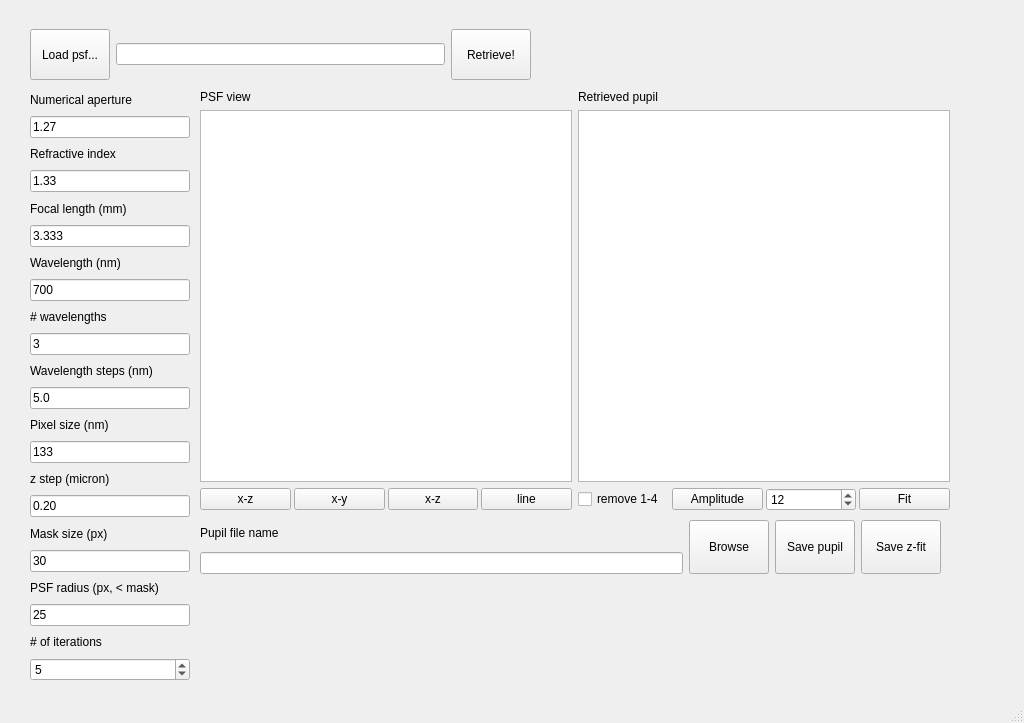
<?xml version="1.0" encoding="UTF-8"?>
<ui version="4.0">
 <class>Form</class>
 <widget class="QMainWindow" name="Form">
  <property name="geometry">
   <rect>
    <x>0</x>
    <y>0</y>
    <width>1024</width>
    <height>723</height>
   </rect>
  </property>
  <property name="windowTitle">
   <string>Phase Retrieval</string>
  </property>
  <widget class="QWidget" name="centralwidget">
   <widget class="QWidget" name="verticalLayoutWidget">
    <property name="geometry">
     <rect>
      <x>30</x>
      <y>90</y>
      <width>160</width>
      <height>591</height>
     </rect>
    </property>
    <layout class="QVBoxLayout" name="verticalLayout_syspara">
     <item>
      <widget class="QLabel" name="label_NA">
       <property name="text">
        <string>Numerical aperture</string>
       </property>
      </widget>
     </item>
     <item>
      <widget class="QLineEdit" name="lineEdit_NA">
       <property name="text">
        <string>1.27</string>
       </property>
      </widget>
     </item>
     <item>
      <widget class="QLabel" name="label_nfrac">
       <property name="text">
        <string>Refractive index</string>
       </property>
      </widget>
     </item>
     <item>
      <widget class="QLineEdit" name="lineEdit_nfrac">
       <property name="text">
        <string>1.33</string>
       </property>
      </widget>
     </item>
     <item>
      <widget class="QLabel" name="label_objfl">
       <property name="text">
        <string>Focal length (mm)</string>
       </property>
      </widget>
     </item>
     <item>
      <widget class="QLineEdit" name="lineEdit_objfl">
       <property name="text">
        <string>3.333</string>
       </property>
      </widget>
     </item>
     <item>
      <widget class="QLabel" name="label_wlc">
       <property name="text">
        <string>Wavelength (nm)</string>
       </property>
      </widget>
     </item>
     <item>
      <widget class="QLineEdit" name="lineEdit_wlc">
       <property name="text">
        <string>700</string>
       </property>
      </widget>
     </item>
     <item>
      <widget class="QLabel" name="label_nwl">
       <property name="text">
        <string># wavelengths</string>
       </property>
      </widget>
     </item>
     <item>
      <widget class="QLineEdit" name="lineEdit_nwl">
       <property name="text">
        <string>3</string>
       </property>
      </widget>
     </item>
     <item>
      <widget class="QLabel" name="label_wlstep">
       <property name="text">
        <string>Wavelength steps (nm)</string>
       </property>
      </widget>
     </item>
     <item>
      <widget class="QLineEdit" name="lineEdit_wlstep">
       <property name="text">
        <string>5.0</string>
       </property>
      </widget>
     </item>
     <item>
      <widget class="QLabel" name="label_pxl">
       <property name="text">
        <string>Pixel size (nm)</string>
       </property>
      </widget>
     </item>
     <item>
      <widget class="QLineEdit" name="lineEdit_pxl">
       <property name="text">
        <string>133</string>
       </property>
      </widget>
     </item>
     <item>
      <widget class="QLabel" name="label_dz">
       <property name="text">
        <string>z step (micron)</string>
       </property>
      </widget>
     </item>
     <item>
      <widget class="QLineEdit" name="lineEdit_zstep">
       <property name="text">
        <string>0.20</string>
       </property>
      </widget>
     </item>
     <item>
      <widget class="QLabel" name="label_mask">
       <property name="text">
        <string>Mask size (px)</string>
       </property>
      </widget>
     </item>
     <item>
      <widget class="QLineEdit" name="lineEdit_mask">
       <property name="text">
        <string>30</string>
       </property>
      </widget>
     </item>
     <item>
      <widget class="QLabel" name="label_prad">
       <property name="text">
        <string>PSF radius (px, &lt; mask)</string>
       </property>
      </widget>
     </item>
     <item>
      <widget class="QLineEdit" name="lineEdit_prad">
       <property name="text">
        <string>25</string>
       </property>
      </widget>
     </item>
     <item>
      <widget class="QLabel" name="label_nIt">
       <property name="text">
        <string># of iterations</string>
       </property>
      </widget>
     </item>
     <item>
      <widget class="QSpinBox" name="spinBox_nIt">
       <property name="minimum">
        <number>3</number>
       </property>
       <property name="value">
        <number>5</number>
       </property>
      </widget>
     </item>
    </layout>
   </widget>
   <widget class="QWidget" name="gridLayoutWidget">
    <property name="geometry">
     <rect>
      <x>200</x>
      <y>90</y>
      <width>750</width>
      <height>421</height>
     </rect>
    </property>
    <layout class="QGridLayout" name="gridLayout_display">
     <item row="0" column="0">
      <widget class="QLabel" name="label_psfview">
       <property name="text">
        <string>PSF view</string>
       </property>
      </widget>
     </item>
     <item row="0" column="1">
      <widget class="QLabel" name="label_pupilview">
       <property name="text">
        <string>Retrieved pupil</string>
       </property>
      </widget>
     </item>
     <item row="1" column="1">
      <widget class="MatplotlibWidget" name="mpl_pupil"/>
     </item>
     <item row="2" column="0">
      <layout class="QHBoxLayout" name="horizontalLayout">
       <property name="spacing">
        <number>3</number>
       </property>
       <item>
        <widget class="QPushButton" name="pushButton_yzview">
         <property name="sizePolicy">
          <sizepolicy hsizetype="Minimum" vsizetype="Fixed">
           <horstretch>0</horstretch>
           <verstretch>0</verstretch>
          </sizepolicy>
         </property>
         <property name="text">
          <string>x-z</string>
         </property>
        </widget>
       </item>
       <item>
        <widget class="QPushButton" name="pushButton_xyview">
         <property name="sizePolicy">
          <sizepolicy hsizetype="Minimum" vsizetype="Fixed">
           <horstretch>0</horstretch>
           <verstretch>0</verstretch>
          </sizepolicy>
         </property>
         <property name="text">
          <string>x-y</string>
         </property>
        </widget>
       </item>
       <item>
        <widget class="QPushButton" name="pushButton_xzview">
         <property name="sizePolicy">
          <sizepolicy hsizetype="Minimum" vsizetype="Fixed">
           <horstretch>0</horstretch>
           <verstretch>0</verstretch>
          </sizepolicy>
         </property>
         <property name="text">
          <string>x-z</string>
         </property>
        </widget>
       </item>
       <item>
        <widget class="QPushButton" name="pushButton_lineview">
         <property name="sizePolicy">
          <sizepolicy hsizetype="Minimum" vsizetype="Fixed">
           <horstretch>0</horstretch>
           <verstretch>0</verstretch>
          </sizepolicy>
         </property>
         <property name="text">
          <string>line</string>
         </property>
        </widget>
       </item>
      </layout>
     </item>
     <item row="2" column="1">
      <layout class="QHBoxLayout" name="horizontalLayout_3">
       <property name="spacing">
        <number>3</number>
       </property>
       <item>
        <widget class="QCheckBox" name="checkBox_rm4">
         <property name="text">
          <string>remove 1-4</string>
         </property>
        </widget>
       </item>
       <item>
        <widget class="QPushButton" name="pushButton_ampli">
         <property name="sizePolicy">
          <sizepolicy hsizetype="Minimum" vsizetype="Fixed">
           <horstretch>0</horstretch>
           <verstretch>0</verstretch>
          </sizepolicy>
         </property>
         <property name="text">
          <string>Amplitude</string>
         </property>
        </widget>
       </item>
       <item>
        <widget class="QSpinBox" name="spinBox_nmode">
         <property name="minimum">
          <number>5</number>
         </property>
         <property name="value">
          <number>12</number>
         </property>
        </widget>
       </item>
       <item>
        <widget class="QPushButton" name="pushButton_pffit">
         <property name="sizePolicy">
          <sizepolicy hsizetype="Minimum" vsizetype="Fixed">
           <horstretch>0</horstretch>
           <verstretch>0</verstretch>
          </sizepolicy>
         </property>
         <property name="text">
          <string>Fit</string>
         </property>
        </widget>
       </item>
      </layout>
     </item>
     <item row="1" column="0">
      <widget class="MatplotlibWidget" name="mpl_psf"/>
     </item>
    </layout>
   </widget>
   <widget class="QWidget" name="horizontalLayoutWidget_4">
    <property name="geometry">
     <rect>
      <x>200</x>
      <y>520</y>
      <width>741</width>
      <height>54</height>
     </rect>
    </property>
    <layout class="QHBoxLayout" name="horizontalLayout_pfsave">
     <item>
      <layout class="QVBoxLayout" name="verticalLayout">
       <item>
        <widget class="QLabel" name="label_pupilfname">
         <property name="text">
          <string>Pupil file name</string>
         </property>
        </widget>
       </item>
       <item>
        <widget class="QLineEdit" name="lineEdit_pupilfname"/>
       </item>
      </layout>
     </item>
     <item>
      <widget class="QPushButton" name="pushButton_pfbrowse">
       <property name="sizePolicy">
        <sizepolicy hsizetype="Minimum" vsizetype="Expanding">
         <horstretch>0</horstretch>
         <verstretch>0</verstretch>
        </sizepolicy>
       </property>
       <property name="text">
        <string>Browse</string>
       </property>
      </widget>
     </item>
     <item>
      <widget class="QPushButton" name="pushButton_savepupil">
       <property name="sizePolicy">
        <sizepolicy hsizetype="Minimum" vsizetype="Expanding">
         <horstretch>0</horstretch>
         <verstretch>0</verstretch>
        </sizepolicy>
       </property>
       <property name="text">
        <string>Save pupil</string>
       </property>
      </widget>
     </item>
     <item>
      <widget class="QPushButton" name="pushButton_savefit">
       <property name="sizePolicy">
        <sizepolicy hsizetype="Minimum" vsizetype="Expanding">
         <horstretch>0</horstretch>
         <verstretch>0</verstretch>
        </sizepolicy>
       </property>
       <property name="text">
        <string>Save z-fit</string>
       </property>
      </widget>
     </item>
    </layout>
   </widget>
   <widget class="QWidget" name="horizontalLayoutWidget">
    <property name="geometry">
     <rect>
      <x>30</x>
      <y>29</y>
      <width>501</width>
      <height>51</height>
     </rect>
    </property>
    <layout class="QHBoxLayout" name="horizontalLayout_load">
     <item>
      <widget class="QPushButton" name="pushButton_loadpsf">
       <property name="sizePolicy">
        <sizepolicy hsizetype="Minimum" vsizetype="Minimum">
         <horstretch>0</horstretch>
         <verstretch>0</verstretch>
        </sizepolicy>
       </property>
       <property name="text">
        <string>Load psf...</string>
       </property>
      </widget>
     </item>
     <item>
      <widget class="QLineEdit" name="lineEdit_loadpsf"/>
     </item>
     <item>
      <widget class="QPushButton" name="pushButton_retrieve">
       <property name="sizePolicy">
        <sizepolicy hsizetype="Minimum" vsizetype="Expanding">
         <horstretch>0</horstretch>
         <verstretch>0</verstretch>
        </sizepolicy>
       </property>
       <property name="text">
        <string>Retrieve!</string>
       </property>
      </widget>
     </item>
    </layout>
   </widget>
  </widget>
  <widget class="QMenuBar" name="menubar">
   <property name="geometry">
    <rect>
     <x>0</x>
     <y>0</y>
     <width>1024</width>
     <height>22</height>
    </rect>
   </property>
  </widget>
  <widget class="QStatusBar" name="statusbar"/>
 </widget>
 <customwidgets>
  <customwidget>
   <class>MatplotlibWidget</class>
   <extends>QGraphicsView</extends>
   <header>matplotlibwidget.h</header>
  </customwidget>
 </customwidgets>
 <resources/>
 <connections/>
</ui>
